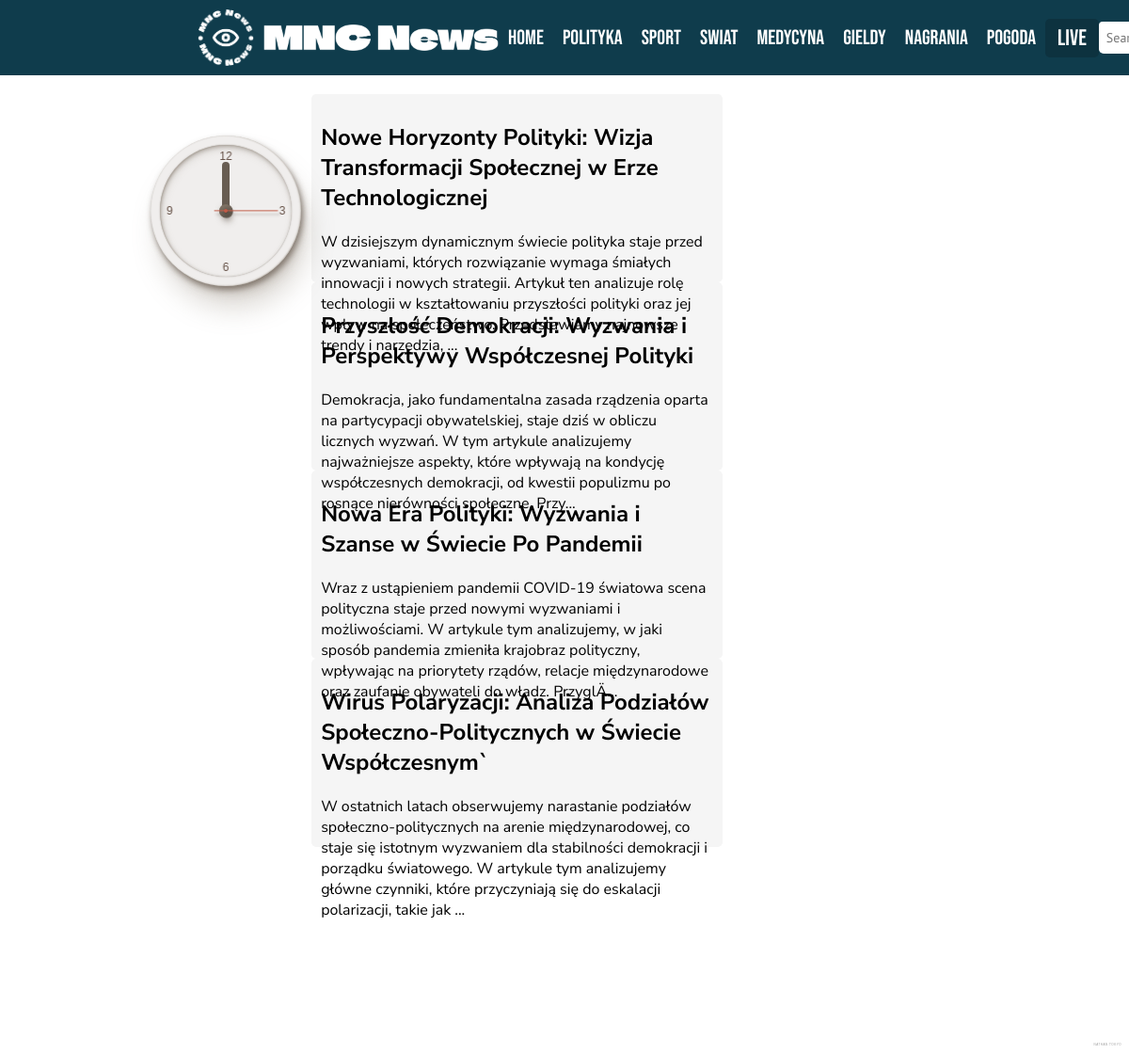
Screenshot of /index.php?category=Polityka with the database file from the repository.
### tables this page shows
CREATE TABLE `wpisy` (
  `id` int(11) NOT NULL,
  `kategoria` varchar(255) NOT NULL,
  `tresc` varchar(6000) NOT NULL,
  `tytul` varchar(255) NOT NULL
);

### index.php (the view, shortened to what this page needs)
<!DOCTYPE html>
<html lang="en">
<head>
    <link rel="stylesheet" type="text/css" href="style.css"/>
  </head>
<body>
<header>
  <div class="logo">
    <img src="mnc-news-high-resolution-logo-transparent.png" alt="logo firmy" class="newslogo" width="60" height="60"/>
    <img src="logo-no-background.png" alt="nazwa firmy"  width="250" height="28"/>
  </div>
  <div class="category">
    <a href="home.php"  class="Home">Home</a>
    <a href="index.php?category=Polityka" class="Polityka">Polityka</a>
    <a href="index.php?category=Sport" class="Sport">Sport</a>
    <a href="index.php?category=Świat" class="Świat">Swiat</a>
    <a href="index.php?category=Medycyna" class="Medycyna">Medycyna</a>
    <a href="index.php?category=Giełdy" class="Giełdy">Gieldy</a>
    <a href="index.php?category=Nagrania" class="Nagrania">Nagrania</a>
    <a href="pogoda.php" class="Pogoda">Pogoda</a>
  </div>
  <div class="live">Live</div>
  <div class="search">
    <input type="text" placeholder="Search news, topics and more">
  </div>
</header>
<main>
  <div class="container" id="left-break"></div>
  <div class="container" id="times">
    <div class="clock">
      <div class="minute hand"></div>
      <div class="second hand"></div>
      <div class="number" id="twelve">12</div>
      <div class="number" id="three">3</div>
      <div class="number" id="six">6</div>
      <div class="number" id="nine">9</div>
    </div><a class="sig" href="http://nathan.tokyo" target="_blank">NATHAN.TOKYO</a>
  </div>
  <div class="container" id="main-content">
  <?php
$servername = "localhost";
$username = "root";
$password = "";
$dbname = "news";
$conn = new mysqli($servername, $username, $password, $dbname);
function getPostsByCategory($category) {
  global $conn;
  $sql = "SELECT * FROM wpisy WHERE kategoria='$category'";
  $result = $conn->query($sql);
  $posts = array();
  if ($result->num_rows > 0) {
    while($row = $result->fetch_assoc()) {
      $posts[] = $row;
    }
  }
  return $posts;
}
if(isset($_GET['category'])) {
  $category = $_GET['category'];
  $posts = getPostsByCategory($category);
  foreach($posts as $post) {
    echo "<a class='link' href='full_post.php?id=" . $post['id'] . "'>";
    echo "<div id='wpis' class='post'>";
    echo "<h2>" . $post['tytul'] . "</h2>";
    echo "<p>" . substr($post['tresc'], 0, 300) . "...</p>";
    echo "</div>";
    echo "</a>";
}
}
?>
  </div>
  <div class="container" id="content"></div>
  <div class="container" id="right-break"></div>
</main>
</body>
</html>

### style.css (style rules this page uses)
body { margin: 0; }
header { position: fixed; top: 0; left: 0; width: 100%; z-index: 1000; background-color: #0f3c4c; color: #fff; padding: 10px 0; display: flex; align-items: center; justify-content: space-between; }
main { margin-top: 80px; display: flex; justify-content: space-between; padding: 20px; }
.logo, .category, .search, .live, .login { display: inline-flex; align-items: center; }
.logo { padding-left: 200px; }
.newslogo { padding-left: 10px; padding-right: 10px; }
.category a { padding: 10px; text-decoration: none; color: #ffffff; }
.Home, .Polityka, .Sport, .Świat, .Medycyna, .Nagrania, .Giełdy, .Pogoda { padding-left: 15px; padding-right: 15px; font-family: "Bebas Neue", sans-serif; font-weight: 400; font-style: normal; font-size: 22px; color: rgb(0, 0, 0); }
.live { padding: 6px 13px 6px; background-color: #0d323f; border-radius: 5px; cursor: pointer; font-family: "Bebas Neue", sans-serif; font-weight: 400; font-style: normal; font-size: 24px; }
.search input[type="text"] { padding: 8px; border: none; border-radius: 4px 0 0 5px; font-family: "PT Sans", sans-serif; font-weight: 500; font-style: normal; font-size: 14px; }
main { display: flex; justify-content: space-between; padding: 20px; }
.container { height: 1000px; }
#left-break { width: 215px; background-color: rgb(255, 255, 255); }
#times { width: 300px; background-color: rgba(95, 161, 95, 0); }
.clock { position: absolute; top: 20%; left: 20%; width: 10rem; height: 10rem; border-radius: 10rem; transform: translate3d(-50%, -50%, 0); background: #F0EEEd; box-shadow: 0.375rem 0.75rem 0.5rem rgba(146, 135, 121, 0.15), 0.125rem 0.25rem 0.375rem rgba(104, 93, 82, 0.8), inset 0 0 0.1rem rgba(104, 93, 82, 0.2), inset -0.05rem -0.025rem 0.1rem rgba(146, 135, 121, 0.4), 0.5rem 1.5rem 1.75rem rgba(146, 135, 121, 0.3); }
.hand { position: absolute; left: calc(50% - 0.25rem); width: 0.5rem; border-radius: 2rem; background: #685D52; filter: blur(0.1px); }
.minute { height: 3.5rem; transform-origin: 50% 3.25rem; top: calc(50% - 3.25rem); -webkit-animation: big-tick 900s infinite linear; animation: big-tick 900s infinite linear; -webkit-animation-delay: -218.25s; animation-delay: -218.25s; }
.second { height: 4.25rem; transform-origin: 0.0375rem 3.5rem; top: calc(50% - 3.5rem); transform: rotate(90deg); background: #C15C48; width: 0.075rem; left: calc(50% - 0.0375rem); border-radius: 0.05rem; box-shadow: 0.25rem -0.125rem 0.175rem rgba(104, 93, 82, 0.4); -webkit-animation: little-tick 60s infinite steps(15); animation: little-tick 60s infinite steps(15); -webkit-animation-delay: -33s; animation-delay: -33s; }
.number { font-size: 0.75rem; font-weight: 500; font-family: Arial; transform: translate3d(-50%, -50%, 0); color: #645046; filter: blur(0.1px); }
#twelve { position: absolute; left: 50%; top: calc(50% - 3.625rem); }
#three { position: absolute; top: 50%; left: calc(50% + 3.75rem); }
#six { position: absolute; left: 50%; top: calc(100% - 1.25rem); }
#nine { position: absolute; top: 50%; right: calc(50% + 3.325rem); }
.sig { position: fixed; bottom: 8px; right: 8px; text-decoration: none; font-size: 3px; font-weight: 100; font-family: sans-serif; color: rgba(0, 0, 0, 0.4); letter-spacing: 0.5px; }
#main-content { width: 690px; background-color: rgba(0, 0, 255, 0); }
#wpis { background-color: rgb(245, 245, 245); width: 100%; height: 18%; text-decoration: none; padding: 10px; border-radius: 5px; }
.link { text-decoration: none; color: #000; font-family: "Nunito Sans", sans-serif; font-optical-sizing: auto; font-weight: 400; font-style: normal; font-variation-settings: "wdth" 100, "YTLC" 500; }
#content { width: 370px; background-color: rgba(255, 255, 0, 0); }
#right-break { width: 345px; background-color: rgb(255, 255, 255); }

### rows the page displays
wpisy: tytul "Nowe Horyzonty Polityki: Wizja Transformacji Społecznej w Erze Technologicznej", tresc "W dzisiejszym dynamicznym świecie polityka staje przed wyzwaniami, których rozwiązanie wymaga śmiałych innowacji i nowych strategii. Artykuł ten analizuje rolę technologii w kształtowaniu przyszłości polityki oraz jej wpływ na społeczeństwo. Przedstawiamy najnowsze trendy i narzędzia,"
wpisy: tytul "Przyszłość Demokracji: Wyzwania i Perspektywy Współczesnej Polityki", tresc "Demokracja, jako fundamentalna zasada rządzenia oparta na partycypacji obywatelskiej, staje dziś w obliczu licznych wyzwań. W tym artykule analizujemy najważniejsze aspekty, które wpływają na kondycję współczesnych demokracji, od kwestii populizmu po rosnące nierówności społeczne. Przy"
wpisy: tytul "Nowa Era Polityki: Wyzwania i Szanse w Świecie Po Pandemii", tresc "Wraz z ustąpieniem pandemii COVID-19 światowa scena polityczna staje przed nowymi wyzwaniami i możliwościami. W artykule tym analizujemy, w jaki sposób pandemia zmieniła krajobraz polityczny, wpływając na priorytety rządów, relacje międzynarodowe oraz zaufanie obywateli do władz. PrzyglÄ"
wpisy: tytul "Wirus Polaryzacji: Analiza Podziałów Społeczno-Politycznych w Świecie Współczesnym`", tresc "W ostatnich latach obserwujemy narastanie podziałów społeczno-politycznych na arenie międzynarodowej, co staje się istotnym wyzwaniem dla stabilności demokracji i porządku światowego. W artykule tym analizujemy główne czynniki, które przyczyniają się do eskalacji polarizacji, takie jak"
